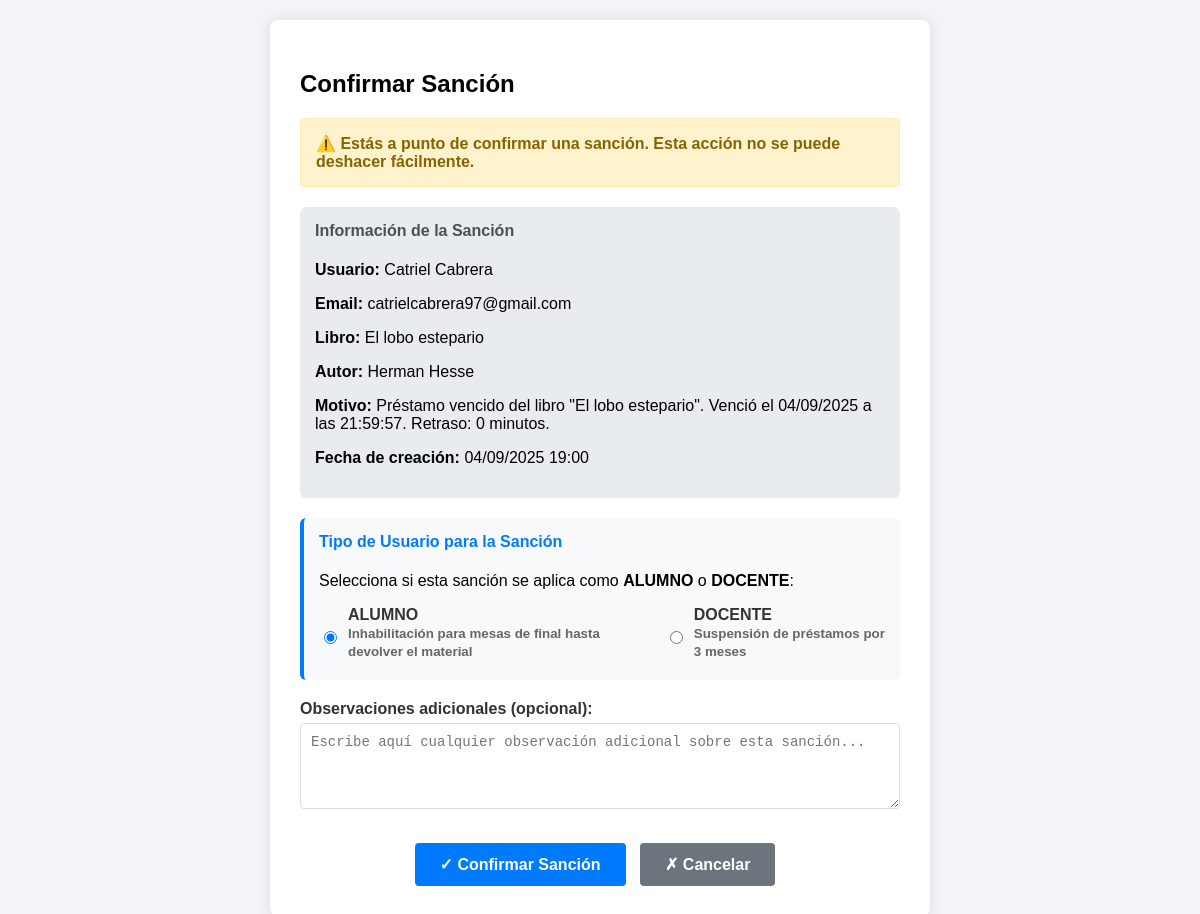
/libros/confirmar-sancion/10/ (signed in), run on the app's committed database.
### libros/models.py (models this page shows, shortened)
class Sancion(models.Model):
    TIPO_CHOICES = (
        ('inhabilitacion_mesas', 'Inhabilitación para Mesas de Final'),
        ('suspension_prestamos', 'Suspensión de Préstamos'),
    )
    ESTADO_CHOICES = (
        ('pendiente', 'Pendiente de Revisión'),
        ('confirmada', 'Confirmada'),
        ('cancelada', 'Cancelada'),
        ('cumplida', 'Cumplida/Finalizada'),
    )
    TIPO_USUARIO_SANCION_CHOICES = (
        ('alumno', 'Alumno'),
        ('docente', 'Docente'),
    )
    id_sancion = models.AutoField(primary_key=True)
    usuario = models.ForeignKey(Usuario, on_delete=models.CASCADE, related_name='sanciones')
    prestamo = models.ForeignKey(Prestamo, on_delete=models.CASCADE, related_name='sanciones')
    tipo_sancion = models.CharField(max_length=30, choices=TIPO_CHOICES, default='inhabilitacion_mesas')
    estado = models.CharField(max_length=15, choices=ESTADO_CHOICES, default='pendiente')
    tipo_usuario_sancion = models.CharField(
        max_length=10,
        choices=TIPO_USUARIO_SANCION_CHOICES,
        default='alumno',
        help_text="Tipo de usuario al que se aplica la sanción"
    )
    fecha_suspension_hasta = models.DateTimeField(
        null=True,
        blank=True,
        help_text="Fecha hasta la que está suspendido el docente (3 meses)"
    )
    acumulado_sanciones = models.IntegerField(
        default=0,
        help_text="Número de sanciones acumuladas del docente"
    )
    fecha_creacion = models.DateTimeField(auto_now_add=True)
    fecha_confirmacion = models.DateTimeField(null=True, blank=True)
    fecha_finalizacion = models.DateTimeField(null=True, blank=True)
    motivo = models.TextField(default='Préstamo vencido')
    observaciones_bibliotecaria = models.TextField(blank=True, null=True)
    libro_devuelto_catalogo = models.BooleanField(default=False)
    fecha_devolucion_catalogo = models.DateTimeField(null=True, blank=True)
    class Meta:
        ordering = ['-fecha_creacion']

class Usuario(AbstractBaseUser, PermissionsMixin):
    PERFIL_CHOICES = (
        ('alumno', 'Alumno'),
        ('bibliotecaria', 'Bibliotecaria'),
        ('docente', 'Docente'),
    )
    dni_validator = RegexValidator(
        regex=r'^\d{7,8}$',
        message='El DNI debe tener entre 7 y 8 dígitos.'
    )
    dni = models.CharField(max_length=8, unique=True, validators=[dni_validator])
    nombre = models.CharField(max_length=100)
    apellido = models.CharField(max_length=100)
    email = models.EmailField(unique=True)
    perfil = models.CharField(max_length=20, choices=PERFIL_CHOICES, default='alumno')
    fecha_registro = models.DateTimeField(auto_now_add=True)
    is_active = models.BooleanField(default=True)
    is_staff = models.BooleanField(default=False)
    objects = CustomUserManager()
    USERNAME_FIELD = 'dni'
    REQUIRED_FIELDS = ['nombre', 'apellido', 'email']
    def get_full_name(self):
        return f"{self.nombre} {self.apellido}"

class Prestamo(models.Model):
    ESTADO_CHOICES = (
        ('solicitado', 'Reserva Solicitada'),
        ('aprobado_reserva', 'Reserva Aprobada'),
        ('aprobado', 'Préstamo Activo'),
        ('rechazado', 'Reserva Rechazada'),
        ('finalizado', 'Finalizado'),
        ('vencido', 'Vencido'),
    )
    TIPO_CHOICES = (
        ('domicilio', 'Préstamo a Domicilio'),
        ('aula', 'Préstamo en Aula'),
    )
    TIPO_USUARIO_CHOICES = (
        ('alumno', 'Alumno'),
        ('profesor', 'Profesor'),
    )
    id_prestamo = models.AutoField(primary_key=True)
    usuario = models.ForeignKey(Usuario, on_delete=models.CASCADE, related_name='prestamos_usuario', null=True, blank=True)
    nombre_usuario = models.CharField(max_length=255)
    email_usuario = models.EmailField()
    libro = models.ForeignKey(Libro, on_delete=models.CASCADE, related_name='prestamos')
    fecha_solicitud = models.DateTimeField(auto_now_add=True)
    fecha_aprobacion = models.DateTimeField(null=True, blank=True)
    fecha_devolucion_programada = models.DateTimeField(null=True, blank=True)
    fecha_devolucion_real = models.DateTimeField(null=True, blank=True)
    fecha_limite_reserva = models.DateTimeField(null=True, blank=True)
    estado = models.CharField(max_length=20, choices=ESTADO_CHOICES, default='solicitado')
    tipo_prestamo = models.CharField(max_length=10, choices=TIPO_CHOICES, default='domicilio')
    tipo_usuario = models.CharField(max_length=10, choices=TIPO_USUARIO_CHOICES, default='alumno')
    motivo_rechazo = models.TextField(blank=True, null=True)
    observaciones = models.TextField(blank=True, null=True)
    fecha_retiro_real = models.DateTimeField(null=True, blank=True)
    extension_solicitada = models.BooleanField(default=False)
    fecha_extension = models.DateTimeField(null=True, blank=True)
    motivo_extension = models.TextField(blank=True, null=True)

class Inventario(models.Model):
    id_inventario = models.AutoField(primary_key=True)
    estado = models.CharField(max_length=255, null=True, default="Disponible")
    motivo_baja = models.CharField(max_length=255, null=True)
    descripcion = models.TextField(null=True)
    num_ejemplar = models.IntegerField(null=True)
    imagen_rota_nombre = models.CharField(max_length=255, null=True, blank=True)
    imagen_rota_contenido = models.BinaryField(null=True, blank=True)
    imagen_rota_tipo = models.CharField(max_length=50, null=True, blank=True)

class Libro(Inventario):
    id_libro = models.AutoField(primary_key=True)
    titulo = models.CharField(max_length=255)
    autor = models.CharField(max_length=255)
    editorial = models.CharField(max_length=255)
    clasificacion_cdu = models.CharField(max_length=255, null=False, default='Sin clasificar')
    siglas_autor_titulo = models.CharField(max_length=255, null=False, default='ABC')
    num_inventario = models.IntegerField(null=False, default=1)
    resumen = models.TextField()
    etiqueta_palabra_clave = models.TextField(default='Roma,Historia,Clasica')
    sede = models.TextField(default='La Plata')
    disponibilidad = models.CharField(max_length=255, null=True, default="Disponible")
    observaciones = models.TextField(default='Esta es una observación')
    img = models.URLField(blank=True, null=True)

### libros/views.py (the view, shortened to what this page needs)
# urls.py: path('confirmar-sancion/<int:sancion_id>/', views.confirmar_sancion, name='confirmar_sancion'),
@user_passes_test(es_bibliotecaria)
def confirmar_sancion(request, sancion_id):
    sancion = get_object_or_404(Sancion, id_sancion=sancion_id)
    if sancion.estado != 'pendiente':
        messages.error(request, f"La sanción no puede ser confirmada porque su estado actual es {sancion.get_estado_display()}.")
        return redirect('gestionar_sanciones')
    return render(request, 'libros/confirmar_sancion.html', {'sancion': sancion})

### libros/views.py (called while the page is built)
def es_bibliotecaria(user):
    return user.is_authenticated and user.perfil == 'bibliotecaria'

### libros/templates/libros/confirmar_sancion.html (shortened to what this page needs)
<!DOCTYPE html>
<html lang="es">
<head>
</head>
<body>
    <div class="container">
        <h2>Confirmar Sanción</h2>
        <div class="alert alert-warning">
            ⚠️ Estás a punto de confirmar una sanción. Esta acción no se puede deshacer fácilmente.
        </div>
        <div class="info-sancion">
            <h4>Información de la Sanción</h4>
            <p><strong>Usuario:</strong> {{ sancion.usuario.get_full_name }}</p>
            <p><strong>Email:</strong> {{ sancion.usuario.email }}</p>
            <p><strong>Libro:</strong> {{ sancion.prestamo.libro.titulo }}</p>
            <p><strong>Autor:</strong> {{ sancion.prestamo.libro.autor }}</p>
            <p><strong>Motivo:</strong> {{ sancion.motivo }}</p>
            <p><strong>Fecha de creación:</strong> {{ sancion.fecha_creacion|date:"d/m/Y H:i" }}</p>
        </div>
        <form method="POST">
            <div class="tipo-usuario-group">
                <h4>Tipo de Usuario para la Sanción</h4>
                <p>Selecciona si esta sanción se aplica como <strong>ALUMNO</strong> o <strong>DOCENTE</strong>:</p>
                <div class="radio-group">
                    <div class="radio-option">
                        <input type="radio" id="tipo_alumno" name="tipo_usuario_sancion" value="alumno" checked>
                        <label for="tipo_alumno">
                            <strong>ALUMNO</strong><br>
                            <small style="color: #666;">Inhabilitación para mesas de final hasta devolver el material</small>
                        </label>
                    </div>
                    <div class="radio-option">
                        <input type="radio" id="tipo_docente" name="tipo_usuario_sancion" value="docente">
                        <label for="tipo_docente">
                            <strong>DOCENTE</strong><br>
                            <small style="color: #666;">Suspensión de préstamos por 3 meses</small>
                        </label>
                    </div>
                </div>
            </div>
            <div class="form-group">
                <label for="observaciones">Observaciones adicionales (opcional):</label>
                <textarea name="observaciones" id="observaciones" rows="4"
                          placeholder="Escribe aquí cualquier observación adicional sobre esta sanción..."></textarea>
            </div>
            <div style="text-align: center; margin-top: 30px;">
                <button type="submit" class="btn btn-primary">✓ Confirmar Sanción</button>
                <a href="{% url 'gestionar_sanciones' %}" class="btn btn-secondary">✗ Cancelar</a>
            </div>
        </form>
    </div>
</body>
</html>

### libros/templates/libros/confirmar_sancion.html (style rules this page uses)
body { font-family: 'Calibri', 'Arial', sans-serif; background-color: #f4f4f8; margin: 0; padding: 20px; }
.container { max-width: 600px; margin: 0 auto; background-color: white; padding: 30px; border-radius: 8px; box-shadow: 0 0 15px rgba(0, 0, 0, 0.1); }
.alert { padding: 15px; margin-bottom: 20px; border-radius: 4px; font-weight: bold; }
.alert-warning { background-color: #fff3cd; color: #856404; border: 1px solid #ffeaa7; }
.form-group { margin-bottom: 20px; }
label { display: block; margin-bottom: 5px; font-weight: bold; color: #333; }
select, textarea { width: 100%; padding: 10px; border: 1px solid #ddd; border-radius: 4px; font-size: 14px; box-sizing: border-box; }
.tipo-usuario-group { background-color: #f8f9fa; padding: 15px; border-radius: 6px; border-left: 4px solid #007bff; margin-bottom: 20px; }
.tipo-usuario-group h4 { margin-top: 0; color: #007bff; }
.radio-group { display: flex; gap: 20px; margin-top: 10px; }
.radio-option { display: flex; align-items: center; gap: 8px; }
.radio-option input[type="radio"] { width: auto; }
.btn { padding: 12px 25px; border: none; border-radius: 4px; font-size: 16px; font-weight: bold; cursor: pointer; text-decoration: none; display: inline-block; margin-right: 10px; }
.btn-primary { background-color: #007bff; color: white; }
.btn-secondary { background-color: #6c757d; color: white; }
.info-sancion { background-color: #e9ecef; padding: 15px; border-radius: 6px; margin-bottom: 20px; }
.info-sancion h4 { margin-top: 0; color: #495057; }

### data on the page
Sancion: usuario.get_full_name "Catriel Cabrera", usuario.email "catrielcabrera97@gmail.com", prestamo.libro.titulo "El lobo estepario", prestamo.libro.autor "Herman Hesse", motivo "Préstamo vencido del libro \"El lobo estepario\". Venció el 04/09/2025 a las 21:59:57. Retraso: 0 minutos.", fecha_creacion "04/09/2025 19:00"
